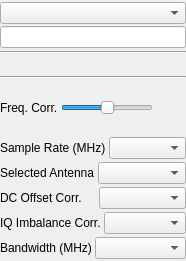
<?xml version="1.0" encoding="UTF-8"?>
<ui version="4.0">
 <class>GNURadioGui</class>
 <widget class="QWidget" name="GNURadioGui">
  <property name="geometry">
   <rect>
    <x>0</x>
    <y>0</y>
    <width>186</width>
    <height>261</height>
   </rect>
  </property>
  <property name="sizePolicy">
   <sizepolicy hsizetype="Preferred" vsizetype="Maximum">
    <horstretch>0</horstretch>
    <verstretch>0</verstretch>
   </sizepolicy>
  </property>
  <property name="windowTitle">
   <string>Gnuradio Source</string>
  </property>
  <layout class="QVBoxLayout" name="verticalLayout">
   <property name="spacing">
    <number>3</number>
   </property>
   <property name="leftMargin">
    <number>0</number>
   </property>
   <property name="topMargin">
    <number>2</number>
   </property>
   <property name="rightMargin">
    <number>0</number>
   </property>
   <property name="bottomMargin">
    <number>2</number>
   </property>
   <item>
    <layout class="QHBoxLayout" name="horizontalLayout_5">
     <item>
      <layout class="QVBoxLayout" name="verticalLayout_2">
       <property name="spacing">
        <number>2</number>
       </property>
       <item>
        <widget class="QComboBox" name="cboDevices">
         <property name="enabled">
          <bool>true</bool>
         </property>
         <property name="sizePolicy">
          <sizepolicy hsizetype="Preferred" vsizetype="Fixed">
           <horstretch>0</horstretch>
           <verstretch>0</verstretch>
          </sizepolicy>
         </property>
         <property name="editable">
          <bool>false</bool>
         </property>
         <property name="sizeAdjustPolicy">
          <enum>QComboBox::AdjustToMinimumContentsLength</enum>
         </property>
        </widget>
       </item>
       <item>
        <widget class="QLineEdit" name="txtDeviceArgs">
         <property name="enabled">
          <bool>true</bool>
         </property>
        </widget>
       </item>
      </layout>
     </item>
    </layout>
   </item>
   <item>
    <widget class="Line" name="line_5">
     <property name="orientation">
      <enum>Qt::Horizontal</enum>
     </property>
    </widget>
   </item>
   <item>
    <layout class="QHBoxLayout" name="horizontalLayout_3">
     <item>
      <spacer name="horizontalSpacer">
       <property name="orientation">
        <enum>Qt::Horizontal</enum>
       </property>
       <property name="sizeHint" stdset="0">
        <size>
         <width>0</width>
         <height>0</height>
        </size>
       </property>
      </spacer>
     </item>
     <item>
      <widget class="ValueDial" name="centerFrequency" native="true">
       <property name="sizePolicy">
        <sizepolicy hsizetype="Maximum" vsizetype="Maximum">
         <horstretch>0</horstretch>
         <verstretch>0</verstretch>
        </sizepolicy>
       </property>
       <property name="minimumSize">
        <size>
         <width>32</width>
         <height>16</height>
        </size>
       </property>
       <property name="font">
        <font>
         <family>Monospace</family>
         <pointsize>20</pointsize>
        </font>
       </property>
       <property name="focusPolicy">
        <enum>Qt::StrongFocus</enum>
       </property>
       <property name="toolTip">
        <string>Tuner center frequency in kHz</string>
       </property>
      </widget>
     </item>
     <item>
      <spacer name="horizontalSpacer_2">
       <property name="orientation">
        <enum>Qt::Horizontal</enum>
       </property>
       <property name="sizeHint" stdset="0">
        <size>
         <width>0</width>
         <height>0</height>
        </size>
       </property>
      </spacer>
     </item>
    </layout>
   </item>
   <item>
    <widget class="Line" name="line">
     <property name="orientation">
      <enum>Qt::Horizontal</enum>
     </property>
    </widget>
   </item>
   <item>
    <layout class="QHBoxLayout" name="horizontalLayout_4">
     <property name="spacing">
      <number>3</number>
     </property>
     <item>
      <widget class="QLabel" name="label">
       <property name="text">
        <string>Freq. Corr.</string>
       </property>
      </widget>
     </item>
     <item>
      <widget class="QSlider" name="sldFreqCorr">
       <property name="minimum">
        <number>-100</number>
       </property>
       <property name="maximum">
        <number>100</number>
       </property>
       <property name="tracking">
        <bool>true</bool>
       </property>
       <property name="orientation">
        <enum>Qt::Horizontal</enum>
       </property>
      </widget>
     </item>
     <item>
      <widget class="QLabel" name="lblFreqCorr">
       <property name="minimumSize">
        <size>
         <width>30</width>
         <height>0</height>
        </size>
       </property>
       <property name="layoutDirection">
        <enum>Qt::LeftToRight</enum>
       </property>
       <property name="text">
        <string/>
       </property>
       <property name="alignment">
        <set>Qt::AlignCenter</set>
       </property>
      </widget>
     </item>
    </layout>
   </item>
   <item>
    <layout class="QVBoxLayout" name="verticalLayoutGains"/>
   </item>
   <item>
    <layout class="QHBoxLayout" name="horizontalLayout_6">
     <property name="spacing">
      <number>3</number>
     </property>
     <item>
      <widget class="QLabel" name="label_2">
       <property name="text">
        <string>Sample Rate (MHz)</string>
       </property>
       <property name="textFormat">
        <enum>Qt::AutoText</enum>
       </property>
      </widget>
     </item>
     <item>
      <widget class="QComboBox" name="cboSampleRate">
       <property name="sizeAdjustPolicy">
        <enum>QComboBox::AdjustToMinimumContentsLength</enum>
       </property>
      </widget>
     </item>
    </layout>
   </item>
   <item>
    <layout class="QHBoxLayout" name="horizontalLayout_7">
     <property name="spacing">
      <number>3</number>
     </property>
     <item>
      <widget class="QLabel" name="label_3">
       <property name="text">
        <string>Selected Antenna</string>
       </property>
      </widget>
     </item>
     <item>
      <widget class="QComboBox" name="cboAntennas">
       <property name="frame">
        <bool>true</bool>
       </property>
      </widget>
     </item>
    </layout>
   </item>
   <item>
    <layout class="QHBoxLayout" name="horizontalLayout_2">
     <item>
      <widget class="QLabel" name="label_6">
       <property name="text">
        <string>DC Offset Corr.    </string>
       </property>
      </widget>
     </item>
     <item>
      <widget class="QComboBox" name="cboDCOffset"/>
     </item>
    </layout>
   </item>
   <item>
    <layout class="QHBoxLayout" name="horizontalLayout_8">
     <property name="spacing">
      <number>3</number>
     </property>
     <item>
      <widget class="QLabel" name="label_4">
       <property name="text">
        <string>IQ Imbalance Corr.</string>
       </property>
      </widget>
     </item>
     <item>
      <widget class="QComboBox" name="cboIQBalance"/>
     </item>
    </layout>
   </item>
   <item>
    <layout class="QHBoxLayout" name="horizontalLayout">
     <item>
      <widget class="QLabel" name="label_5">
       <property name="text">
        <string>Bandwidth (MHz)</string>
       </property>
      </widget>
     </item>
     <item>
      <widget class="QComboBox" name="cboBandwidth"/>
     </item>
    </layout>
   </item>
  </layout>
 </widget>
 <customwidgets>
  <customwidget>
   <class>ValueDial</class>
   <extends>QWidget</extends>
   <header>gui/valuedial.h</header>
   <container>1</container>
  </customwidget>
 </customwidgets>
 <resources/>
 <connections/>
</ui>
